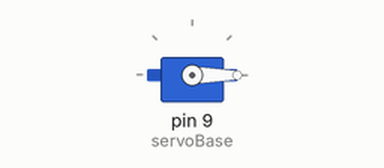
Recording of a sketch running on a simulated Arduino Uno, built with avr-gcc and run on an emulated ATmega328P. On the bench: servo.

Above: at 0.1 s.
At 8.1 s:
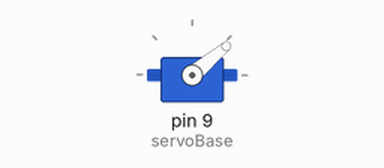
At 18.1 s:
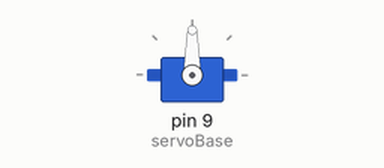
At 36.1 s:
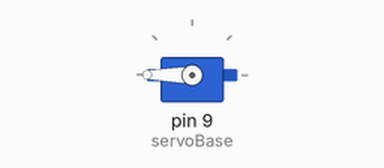
Timing chart, 0 to 39.5 s (numbered marks = the images above):
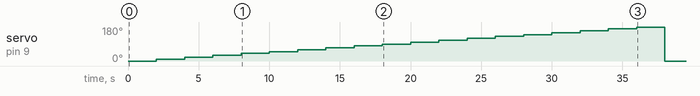

The sketch:

servo0a180.ino
```cpp
// Incluimos la librería para Servo
#include <Servo.h>

Servo servoBase;//Asigno un nombre específico

void setup() {
   servoBase.attach(9);//Pin a utilizar para servo
   servoBase.write(0);  //asigno 0 al servo motor
}

void loop() {

  for(int i=0; i<=180; i=i+10)
  {
   servoBase.write(i);
   delay(2000);
  }
 }
```

Measured:
- by itself, servo on pin 9 (servoBase): rises from 0° to 180° in 34.0 s, then falls to 0° in 2.0 s
